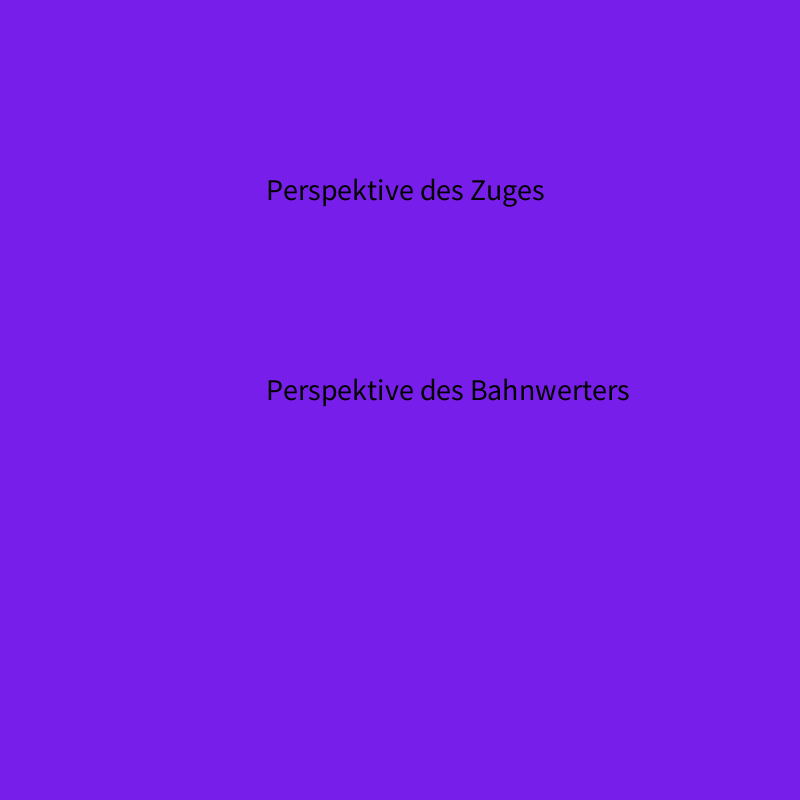
Frame 1 (no input)
Frame 60 (the mouse pressed at the canvas centre just before this capture): identical to frame 1, image omitted
Frame 120 (the mouse held since frame 60 and released just before this capture): identical to frame 1, image omitted

The Processing sketch that drew this single still picture (run headless with seeded random() and noise(); from frame 60 on, the mouse is pressed at the canvas centre):

// Processing sketch: Relativity
// ── Relativity.pde

Train t1;
Train t2;
final float C = 5;
boolean start = false;

void setup() {
  size(800, 800);
  t1 = new Train(0, 2*height/3, 3);
  t2 = new Train(width/2, height/3, 0); 
  rectMode(CENTER);
  frameRate(60);
}

void draw() {
  background(120,30,234);
  fill(0);
  textSize(30);
  text("Perspektive des Zuges", width/3, height/4);
  text("Perspektive des Bahnwerters", width/3, height/2);
  if (start) {
    t1.show();
    t1.update();
    t2.show();
    t2.update();
  }
  //noStroke();
  //fill(129, 129, 495);
  //rect(width/2,3*height/4+40, width, height/2-20);
  //stroke(0);
  //line(0, height/2+30, width, height/2+30);
}


void keyPressed() {
  if (key == ' ') {
    t1.sendRays();
    t2.sendRays();
  }
  if (key == 'g') {
   if (start) {
     setup();
   }else {
     start = true;
   }
  }
}

// ── Ray.pde
class Ray {
  PVector pos;
  PVector vel;
  PVector origin;

  Ray(PVector pos, int dir) {
    this.origin = pos;
    this.pos = pos;
    this.vel = new PVector(dir*C, 0 );
  }

  void update() {
    pos.add(vel);
  }

  void show() {
    fill(#FEFF00);
    noStroke();
    ellipse(pos.x, pos.y, 10, 10);
  }

  boolean reach(Ray r) {
    return dist(pos.x, pos.y, r.pos.x, r.pos.y)<5;
  }
  
  boolean reach(PVector ops) {
    return dist(pos.x, pos.y, ops.x, ops.y)<5;
  }
}

// ── Train.pde
class Train {
  PVector pos;
  PVector vel;
  float anten1;
  float anten2;
  float len;
  boolean rayupdate = false;
  boolean stop = false;
  Ray r1;
  Ray r2;

  Train(float x, float y, float vel) {
    pos = new PVector(x, y);
    len = width/3;
    this.vel = new PVector(vel, 0);
    anten1 = pos.x-len/2;
    anten2 = pos.x+len/2;
  } 

  void update() {
    if (!stop) {
      pos.add(vel);
    } else {
      rect(r1.pos.x, r1.pos.y+25, 10, 50);
    }
    anten1 = pos.x-len/2;
    anten2 = pos.x+len/2;
    if (rayupdate) {
      r1.update();
      r2.update();
      r1.show();
      r2.show();
      //if (r1.reach(pos)) {
      //  println("Ray 1 has reached Center");
      //}
      //if (r2.reach(pos)) {
      //  println("Ray 2 has reached Center");
      //}
      if (r1.reach(r2)) {
        //println("Arrival in Perspective of not moved observer");
        rayupdate = false;

        //r1 = null;
        //r2 = null;
        stop = true;
      }
    }
  }

  void show() {
    fill(255);
    stroke(0);
    rect(pos.x, pos.y, len, 30); //draw train
    strokeWeight(3);
    line(pos.x, pos.y+15, pos.x, pos.y);
  }
  

  void sendRays() {
    rayupdate = true;
    r1 = new Ray(new PVector(anten1, pos.y), 1);
    r2 = new Ray(new PVector(anten2, pos.y), -1);
  }
}
